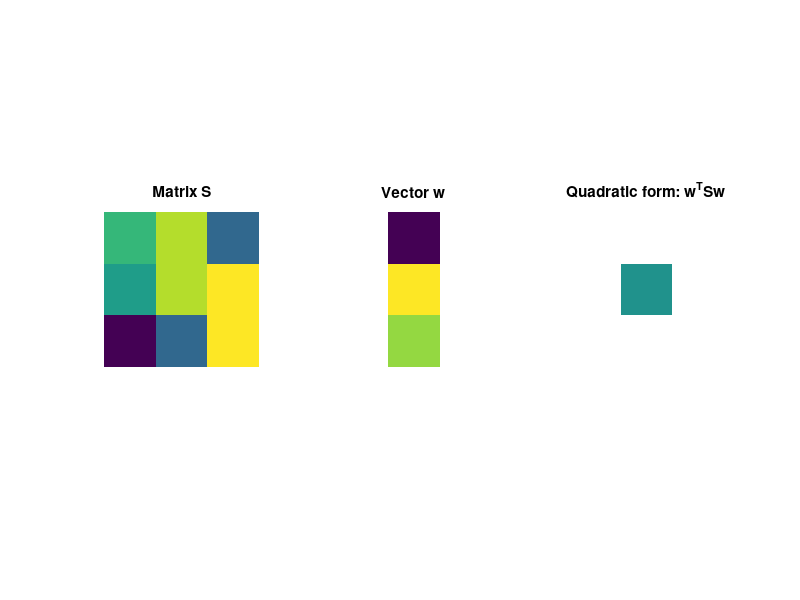

Recreate this plot in MATLAB. (Note: this script raises an error after producing the figure.)
%%
%     COURSE: Linear algebra: theory and implementation
%    SECTION: Quadratic form and definiteness
%      VIDEO: The quadratic form in algbebra
% Instructor: mikexcohen.com
% 
%%

% matrix and vector
S = [ 1 3 -2; 0 3 4; -5 -2 4 ];
w = [ -2 4 3 ]';

% compute the quadratic form
qf = w'*S*w;


n = length(w); % used for plotting

% show the matrices
figure(1), clf
subplot(131)
imagesc(S)
axis square, axis off
title('Matrix S')

subplot(132)
imagesc(w)
axis square, axis off
set(gca,'xlim',[.5 n+.5]-n/3)
title('Vector w')

subplot(133)
imagesc(qf)
axis square, axis off
set(gca,'xlim',[.5 n+.5]-n/3,'ylim',[.5 n+.5]-n/3)
title('Quadratic form: w^TSw')


%%
%     COURSE: Linear algebra: theory and implementation
%    SECTION: Quadratic form and definiteness
%      VIDEO: The quadratic form in geometry
% Instructor: mikexcohen.com
% 
%%

% some different matrices
S{1} = [ 4 4; 4 9 ];
S{2} = [ -4 -1; 3 -5 ];
S{3} = [ 0 1; 2 0 ];
S{4} = [ 1 1; 1 1 ];

% range for vector w
n = 30;
wRange = linspace(-2,2,n);

% initialize quadratic form matrix
qf = zeros(length(wRange),length(wRange));

figure(2), clf
for i=1:length(S)
    
    
    % compute QF
    for xi=1:n
        for yi=1:n
            
            % this w
            w = [ wRange(xi) wRange(yi) ]';
            
            % QF
            qf(xi,yi) = w'*S{i}*w;
        end
    end
    
    % show the surface
    subplot(2,2,i)
    surf(wRange,wRange,qf')
    
    % make it look a bit nicer
    shading interp, axis square
    set(gca,'fontsize',12,'clim',[-1 1]*max(abs(qf(:)))*.6)
    xlabel('w_1'), ylabel('w_2'), zlabel('Quad.form energy')
end


colormap jet


%%
%     COURSE: Linear algebra: theory and implementation
%    SECTION: Quadratic form and definiteness
%      VIDEO: Eigenvectors and the quadratic form surface
% Instructor: mikexcohen.com
% 
%%

% create a happy little symmetric matrix
A = [1 2; 2 3];

% weights along each dimension
xi = -2:.1:2;

quadform = zeros(length(xi));
for i=1:length(xi)
    for j=1:length(xi)
        
        % define the vector
        x = [xi(i) xi(j)]';
        
        % compute the quadratic form of matrix A
        quadform(i,j) = x'*A*x/(x'*x);
        
    end
end

figure(3), clf, hold on

% draw the surface
surf(xi,xi,quadform'), shading interp
title('Visual representation of quadratic form of matrix A')
xlabel('W_1'), ylabel('W_2'), zlabel('energy')
rotate3d on, axis square

% eigendecomposition
[V,D] = eig(A);
V = V*2; % stretch for visualization

% plot the eigenvectors
zfact = max(quadform(:));
plot3([0 V(1,1)],[0 V(2,1)],[1 1]*zfact,'m','linew',5)
plot3([0 V(1,2)],[0 V(2,2)],[1 1]*zfact,'k','linew',5)

colormap jet


%%
%     COURSE: Linear algebra: theory and implementation
%    SECTION: Quadratic form and definiteness
%      VIDEO: Application of the normalized quadratic form: PCA
% Instructor: mikexcohen.com
% 
%%


% simulation parameters
N = 1000; % time points
M =   20; % channels

% time vector (radian units)
t = linspace(0,6*pi,N);

% relationship across channels (imposing covariance)
chanrel = sin(linspace(0,2*pi,M))';

% create mean-centered dataset
data = bsxfun(@times,repmat( sin(t),M,1 ),chanrel) + randn(M,N)/3;
data = bsxfun(@minus,data,mean(data,2));


% compute covariance matrix
covmat = data*data'/(N-1);


% eigendecomposition of covariance matrix
[evecs,evals] = eig( covmat );


% sort eigenvalues and eigenvectors
[evecs,evals] = eig( covmat );
[evals,soidx] = sort( diag(evals),'descend' );
evecs = evecs(:,soidx);

% convert eigenvalues to percent variance explained
evals = 100*evals/sum(evals);


% compute component time series
r = 2; % two components
comp_time_series = evecs(:,1:r)'*data;


% visualize and interpret the results
figure(4), clf

% eigenvalues
subplot(231)
plot(evals,'s-','linew',2,'markerfacecolor','w')
axis square
xlabel('Component number'), ylabel('\lambda (% total variance)')

% eigenvectors
subplot(232)
plot(evecs(:,1:2),'s-','linew',2,'markerfacecolor','w')
axis square
xlabel('Channel'), ylabel('PC weight')
legend({'PC1';'PC2'})

% original channel modulator
subplot(233)
plot(chanrel,'s-','linew',2,'markerfacecolor','w')
axis square
xlabel('Channel'), ylabel('PC weight')

% component time series
subplot(212)
plot(1:N,comp_time_series)
xlabel('Time (a.u.)'), ylabel('Activity')
legend({'PC1';'PC2'})


%%
%     COURSE: Linear algebra: theory and implementation
%    SECTION: Quadratic form and definiteness
%      VIDEO: Matrix definiteness, geometry, and eigenvalues
% Instructor: mikexcohen.com
% 
%%


% some different matrices
S{1} = [ 4 4; 4 9 ];
S{2} = [ -4 -1; -3 -5 ];
S{3} = [ 0 1; 2 0 ];
S{4} = [ 1 1; 1 1 ];
S{5} = [ -1 -2; -3 -6 ];

% range for vector w
n = 30;
wRange = linspace(-2,2,n);

% initialize quadratic form matrix
qf = zeros(length(wRange),length(wRange));

figure(5), clf
for i=1:length(S)
    
    
    % compute QF
    for xi=1:n
        for yi=1:n
            
            % this w
            w = [ wRange(xi) wRange(yi) ]';
            
            % QF
            qf(xi,yi) = w'*S{i}*w;
        end
    end
    
    % show the surface
    subplot(2,3,i)
    surf(wRange,wRange,qf')
    
    % make it look a bit nicer
    shading interp, axis square
    set(gca,'fontsize',12,'clim',[-1 1]*max(abs(qf(:)))*.6)
    xlabel('w_1'), ylabel('w_2'), zlabel('Quad.form energy')
    
    
    %% compute the matrix's definiteness based on the eigenvalues
    
    % get eigenvalues
    evals = eig(S{i});
    
    % we care about their signs
    esign = sign(evals);
    
    % test for signs (note: this test is valid only for 2x2 matrices!)
    if sum(esign)==2
        defcat = 'Positive definite';
    elseif sum(esign)==1
        defcat = 'Positive semidefinite';
    elseif sum(esign)==0
        defcat = 'Indeterminant';
    elseif sum(esign)==-1
        defcat = 'Negative semidefinite';
    elseif sum(esign)==-2
        defcat = 'Negative definite';
    end
    
    % add title
    title([ defcat ' matrix' ])
    
end


colormap jet

%%

